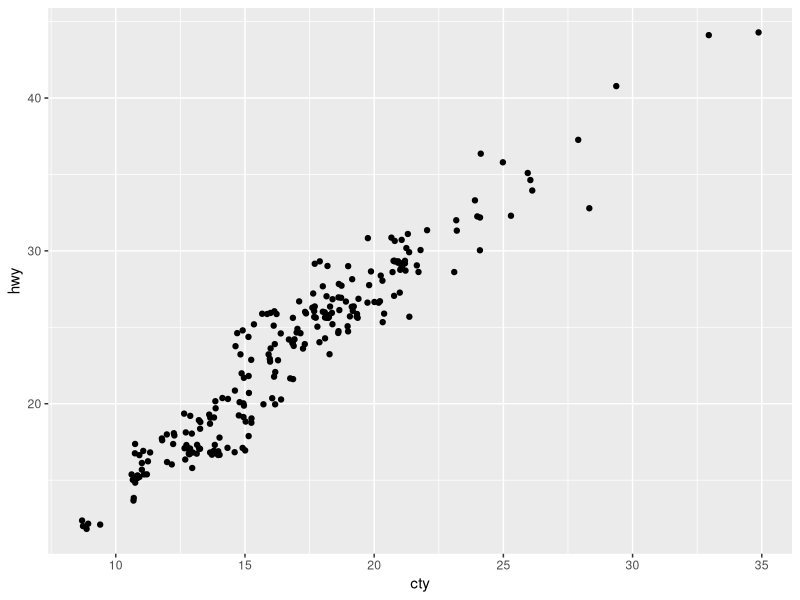

R code for this plot:
# importing libraries
library(tidyverse)
library(ggplot2)


ggplot(data = mpg, mapping = aes(x = cty, y = hwy)) + 
  geom_jitter( position = "jitter")
